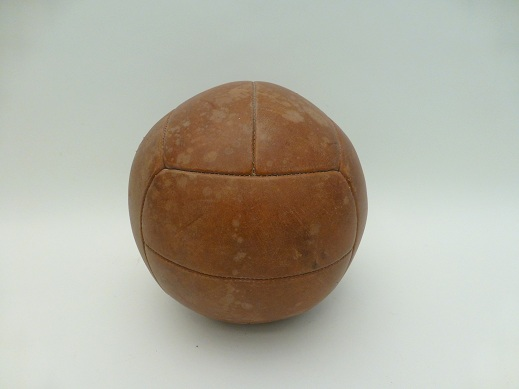
#> input picture test_images/1.jpg, 519 x 389 px
$ python -i rgbs_extraction.py   (imports and definitions only)
#> lines starting #> are read from the running program, lines starting #| are printed output that depends on the picture
#> further down, picture is the input picture: shape (389, 519, 3); mean B, G, R 162.2, 175.1, 177.8
#!/usr/bin/env python

import cv2
import math
import numpy as np
from matplotlib import pyplot as plt

def normalize(v):
    norm=np.linalg.norm(v)
    if norm==0:
       return v
    return v/norm


def  RGBS(img):

    image = img

    # grab the image channels, initialize the tuple of colors,
    # the figure and the flattened feature vector
    chans = cv2.split(image)
    colors = ("b", "g", "r")
    plt.figure()
    #plt.title("'Flattened' Color Histogram")
    #plt.xlabel("Bins")
    #plt.ylabel("# of Pixels")
    features = []

    # loop over the image channels
    for (chan, color) in zip(chans, colors):
        # create a histogram for the current channel and
        # concatenate the resulting histograms for each/hist.
        # channel
        hist = cv2.calcHist([chan], [0], None, [25], [0, 256])
        hist = hist/hist.max()

        features.extend(hist)
#> this loop made 3 passes
#> color on passes 1 to 3: 'b', 'g', 'r'
#> after the loop, features = 75 items, first 6: [0.00193], [0.0235], [0.124], [0.162], [0.148], [0.103]

    #### CALCULATE HSV HISTOGRAM ########################

    hsv = cv2.cvtColor(image, cv2.COLOR_BGR2HSV)
#> hsv: shape (389, 519, 3); mean H, S, V 47.8, 43.2, 183.6
    #hist = cv2.calcHist( [hsv], [0, 1], None, [180, 256], [0, 180, 0, 256] )
    chans = cv2.split(hsv)  # take the S channel

    S = chans[1]
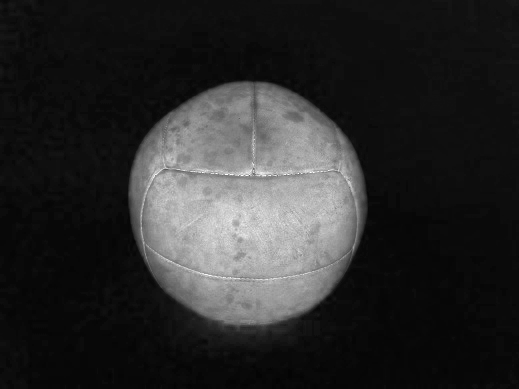
#> S: shape (389, 519); min 3, max 255, mean 43.2

    hist2 = cv2.calcHist([S], [0], None, [25], [0, 256])
#> hist2 = 25 values, max 89902 at index 1, min 21 at index 23, mean 8075.6
    hist2 = normalize(hist2)
#> in normalize, `norm=np.linalg.norm(v)`: norm = 110471.1
#> hist2 = 25 values, max 0.814 at index 1, min 0.00019 at index 23, mean 0.0731

    features.extend(hist2)
    #plt.plot(features)
    #plt.show()

    return np.asarray(features)

>>> import cv2
>>> picture = cv2.imread('../test_images/1.jpg')
>>> result = RGBS(picture)
#> result = 100 values, max 1 at index 18, min 0 at index 23, mean 0.134
